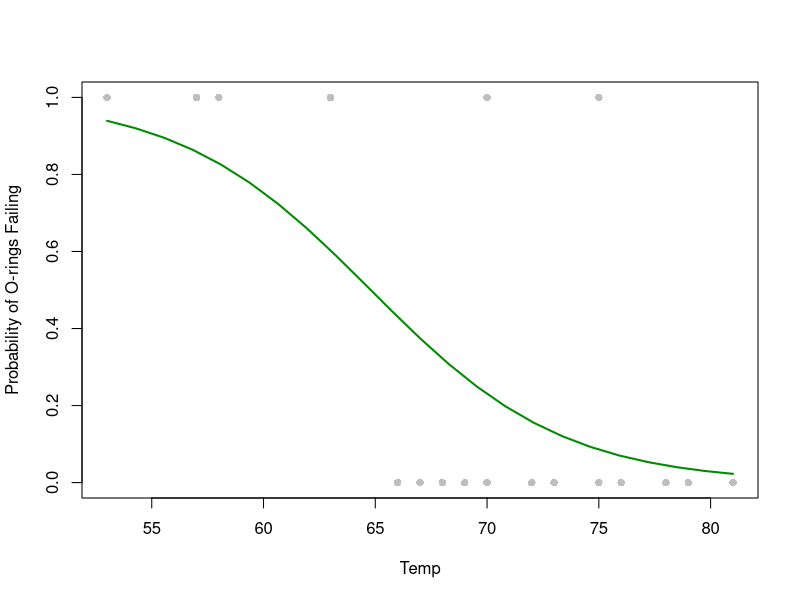
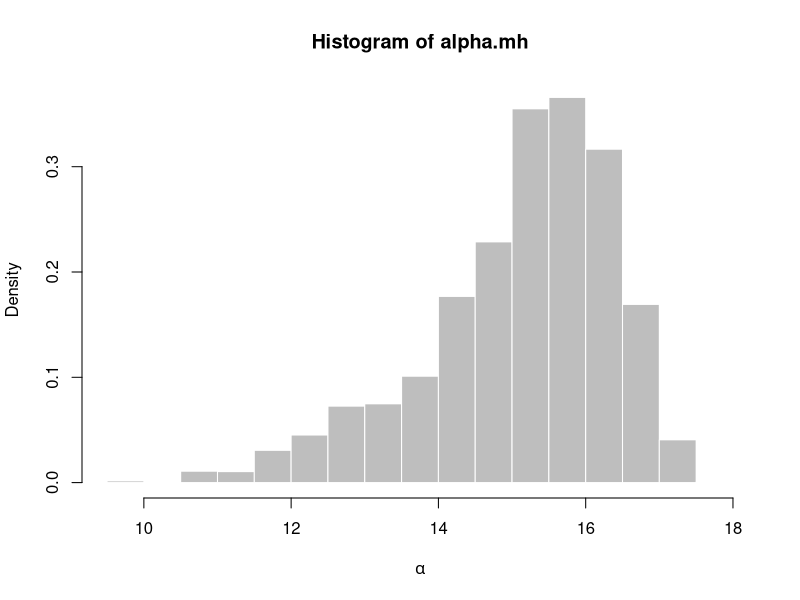
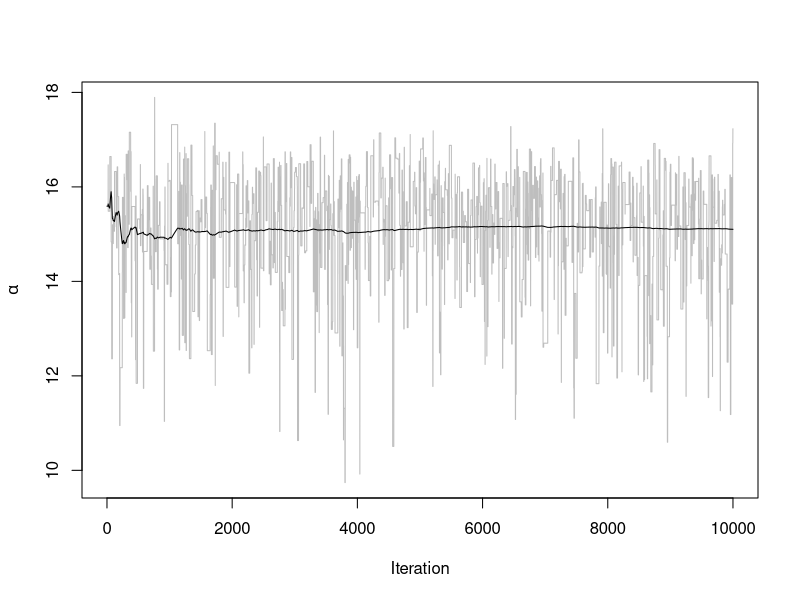
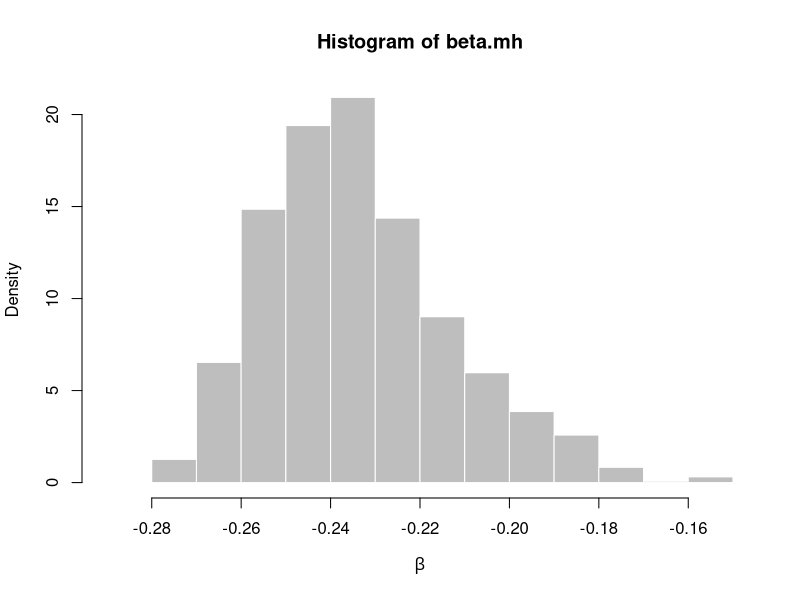
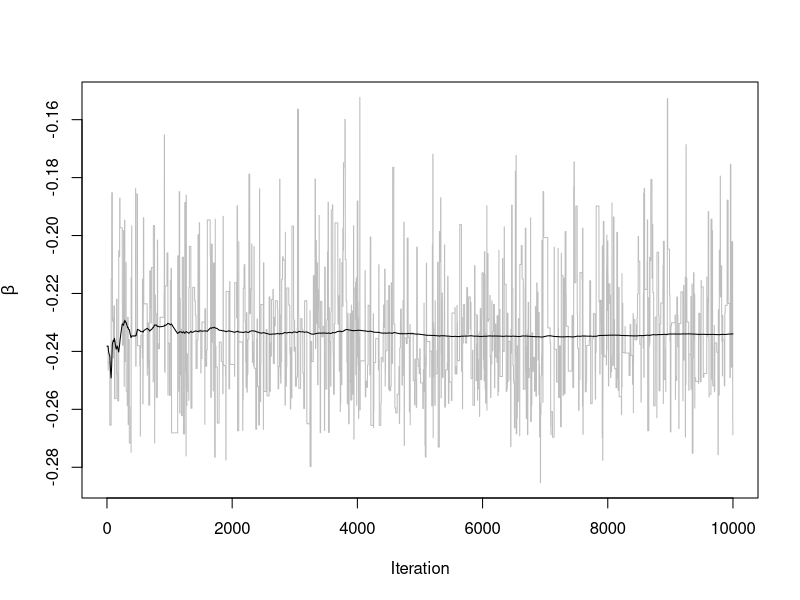
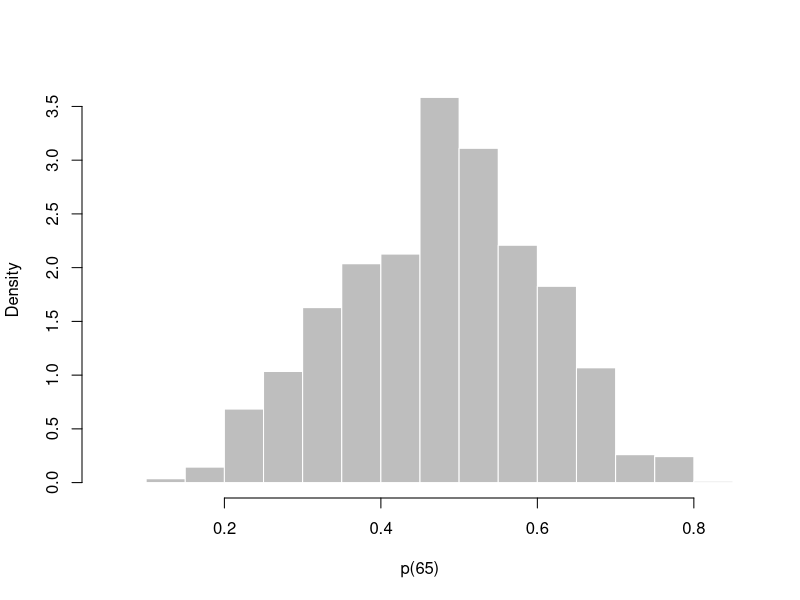
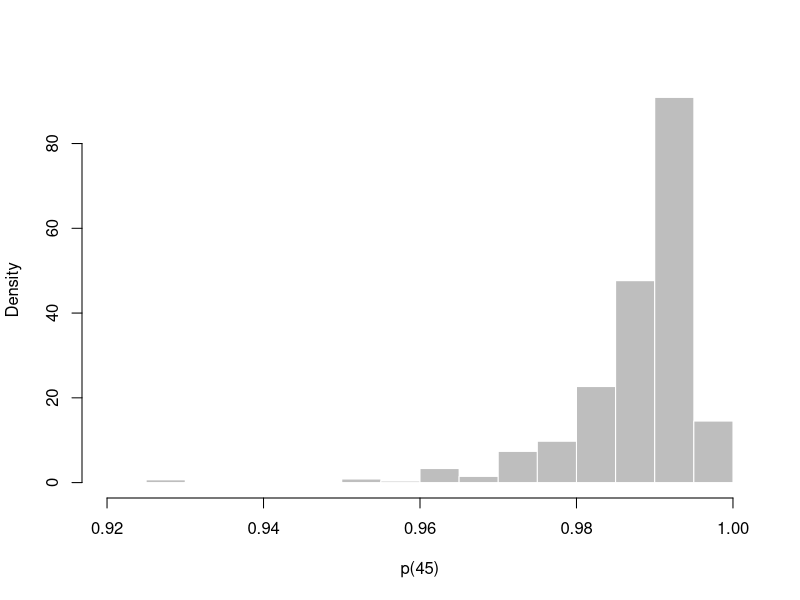

Source code (R) for these figures, in order:


# Run Metropolis-Hastings
mh <- function(x0, f, dprop, rprop, N, B) {
  
  
  x <- matrix(NA, N + B, length(x0))
  fx <- rep(NA, N + B)
  x[1,] <- x0 
  fx[1] <- f(x0) 
  
  ct <- 0
  for(i in 2:(N + B)) {
    u <- rprop(x[i-1,])
    
    fu <- f(u)
    r <- log(fu) + log(dprop(x[i-1,], u)) - log(fx[i-1]) - log(dprop(u, x[i-1,]))
    R <- min(exp(r), 1)
    
    if(runif(1) <= R) {
      ct <- ct + 1
      x[i,] <- u
      fx[i] <- fu
    } else {
      x[i,] <- x[i-1,]
      fx[i] <- fx[i-1]
    }
  
    
  }
  
  return(list(x=x[-(1:B),], fx=fx[-(1:B)], rate=ct / (N + B)))
  
}


dpost <- function(theta) {
  
  a <- theta[1]
  b <- theta[2]
  p <- 1 - 1 / (1 + exp(a + b * x))
  lik <- exp(sum(dbinom(y, size=1, prob=p, log=TRUE)))
  dprior <- exp(a) * exp(-exp(a) / b.mme) / b.mme
  return(lik * dprior)
}


dprop <- function(theta, theta0) {
  
  a <- theta[1]
  b <- theta[2]
  pr1 <- exp(a) * exp(-exp(a) / b.mme) / b.mme
  pr2 <- dnorm(b, b.mle, sqrt(var.b.mle))
  return(pr1 * pr2)
}

rprop <- function(theta0) {
  a <- log(rexp(1, 1 / b.mme))
  b <- rnorm(1, b.mle, sqrt(var.b.mle))
  return(c(a, b))
}

# Data


y <- c(1, 1, 1, 1, 0, 0, 0, 0, 0, 0, 0, 0, 1, 1, 0, 0, 0, 1, 0, 0, 0, 0, 0)
x <- c(53, 57, 58, 63, 66, 67, 67, 67, 68, 69, 70, 70, 70, 70, 72, 73, 75, 75,
       76, 76, 78, 79, 81)

# Preliminary output from ML estimation
logreg.out <- glm(y ~ x, family=binomial(logit))
summary(logreg.out)
pdata <- data.frame(x=seq(min(x), max(x),len=length(x)))
pdata$y = predict(logreg.out, newdata=pdata, type="response")
plot(x, y, pch=16,col="gray",
     ylab='Probability of O-rings Failing', xlab ='Temp')
lines(y ~ x, pdata, col="green4", lwd=2)

a.mle <- as.numeric(logreg.out$coefficients[1])
b.mle <- as.numeric(logreg.out$coefficients[2])
var.a.mle <- summary(logreg.out)$cov.scaled[1, 1]
var.b.mle <- summary(logreg.out)$cov.scaled[2, 2]
b.mme <- exp(a.mle + 0.577216)

# Posterior distribution

N <- 10000
B <- 1000
x0 <- c(a.mle, b.mle)
mh.out <- mh(x0, dpost, dprop, rprop, N, B)
alpha.mh <- mh.out$x[,1]
beta.mh <- mh.out$x[,2]

hist(alpha.mh, freq=FALSE, col="gray", border="white", xlab=expression(alpha))
plot(alpha.mh, type="l", col="gray", xlab="Iteration", ylab=expression(alpha))
lines(1:N, cumsum(alpha.mh) / (1:N))
hist(beta.mh, freq=FALSE, col="gray", border="white", xlab=expression(beta))
plot(beta.mh, type="l", col="gray", xlab="Iteration", ylab=expression(beta))
lines(1:N, cumsum(beta.mh)/(1:N))
p65 <- 1 - 1 / (1 + exp(alpha.mh + beta.mh * 65))
p45 <- 1 - 1 / (1 + exp(alpha.mh + beta.mh * 45))
hist(p65, freq=FALSE, col="gray", border="white", xlab="p(65)", main="")
hist(p45, freq=FALSE, col="gray", border="white", xlab="p(45)", main="")



